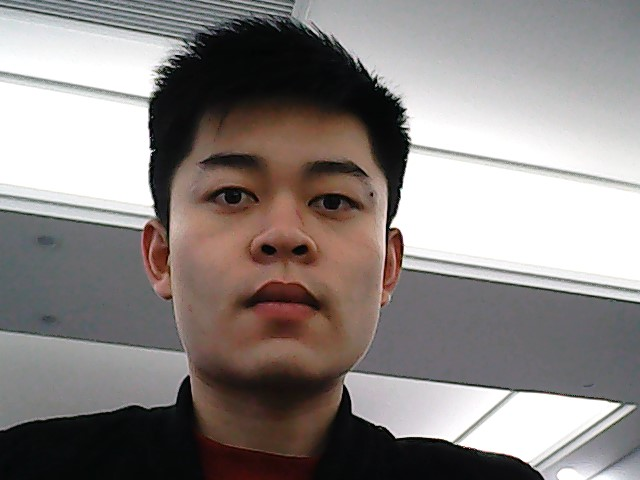
#> input picture 23/1.jpg, 640 x 480 px
$ python 23_1_1.py
#> lines starting #> are read from the running program, lines starting #| are printed output that depends on the picture
# -*- coding: utf-8 -*-
"""
Created on Sat Feb 23 10:09:08 2019

@author: TongDist
"""
'''
Numpy 中的 FFT 包可以帮助我们实现快速傅里叶变换。
函数 np.fft.fft2() 可以对信号进行频率转换，输出结果是一个复杂的数组。
本函数的
    第一个参数是输入图像，要求是灰度格式。
    第二个参数是可选的, 决定输出数组的大小。输出数组的大小和输入图像大小一样。
    如果输出结果比输入图像大，输入图像就需要在进行 FFT 前补0。
    如果输出结果比输入图像小的话，输入图像就会被切割。
'''

import cv2
import numpy as np
from matplotlib import pyplot as plt
img = cv2.imread('1.jpg',0)
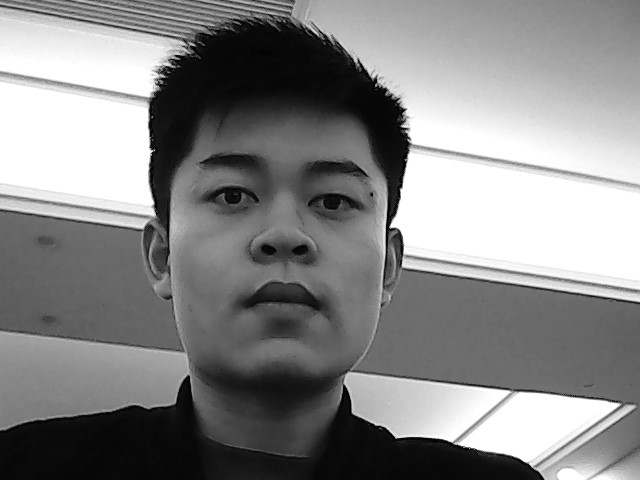
#> img: shape (480, 640); min 0, max 255, mean 135
f = np.fft.fft2(img)
fshift = np.fft.fftshift(f)
# 这里构建振幅图的公式没学过
magnitude_spectrum = 20*np.log(np.abs(fshift))
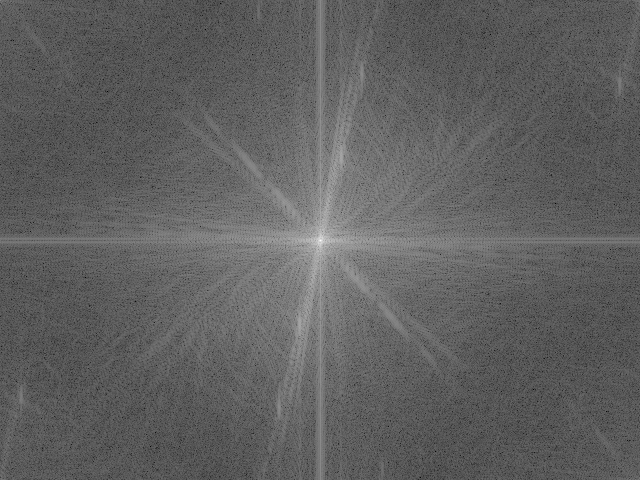
#> magnitude_spectrum: shape (480, 640) float64; min 36.64, max 350.8, mean 155.5; drawn with min black and max white
plt.subplot(121),plt.imshow(img, cmap = 'gray')
plt.title('Input Image1'), plt.xticks([]), plt.yticks([])
plt.subplot(122),plt.imshow(magnitude_spectrum, cmap = 'gray')
plt.title('Magnitude Spectrum'), plt.xticks([]), plt.yticks([])
plt.show()
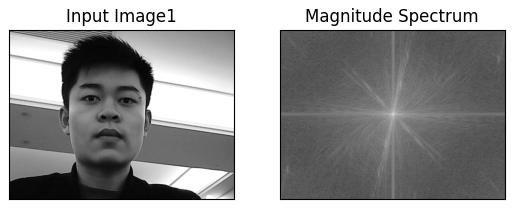
#> figure drawn by matplotlib, 2 panels

rows, cols = img.shape
#> rows = 480; cols = 640
crow,ccol = rows/2 , cols/2
#> crow = 240; ccol = 320

fshift[int(crow-30):int(crow+30), int(ccol-30):int(ccol+30)] = 0
f_ishift = np.fft.ifftshift(fshift)
img_back = np.fft.ifft2(f_ishift)
img_back = np.abs(img_back)
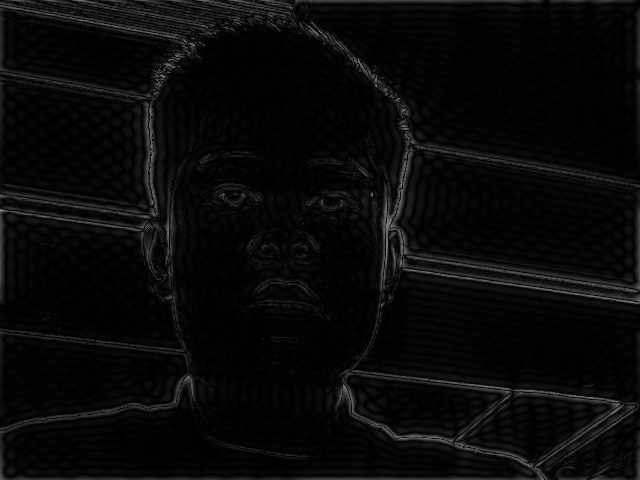
#> img_back: shape (480, 640) float64; min 0.00147, max 141.4, mean 9.5
plt.subplot(131),plt.imshow(img, cmap = 'gray')
plt.title('Input Image2'), plt.xticks([]), plt.yticks([])
plt.subplot(132),plt.imshow(img_back, cmap = 'gray')
plt.title('Image after HPF'), plt.xticks([]), plt.yticks([])
plt.subplot(133),plt.imshow(img_back)
plt.title('Result in JET'), plt.xticks([]), plt.yticks([])
plt.show()
